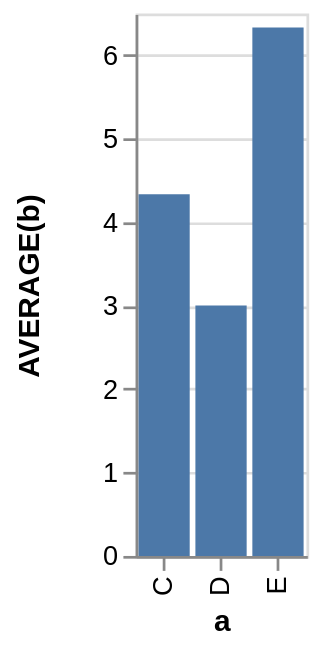

Describe this chart as a Vega-Lite specification.
### Vega specification from a JSON file in a GitHub repository (floating-point values rounded to 4 significant figures)
{"$schema": "https://vega.github.io/schema/vega/v3.0.json", "autosize": "pad", "padding": 5, "height": 200, "style": "cell", "data": [{"name": "source_0", "values": [{"a": "C", "b": 2}, {"a": "C", "b": 7}, {"a": "C", "b": 4}, {"a": "D", "b": 1}, {"a": "D", "b": 2}, {"a": "D", "b": 6}, {"a": "E", "b": 8}, {"a": "E", "b": 4}, {"a": "E", "b": 7}]}, {"name": "data_0", "source": "source_0", "transform": [{"type": "formula", "expr": "toNumber(datum[\"b\"])", "as": "b"}, {"type": "aggregate", "groupby": ["a"], "ops": ["average"], "fields": ["b"], "as": ["average_b"]}]}], "signals": [{"name": "x_step", "value": 21}, {"name": "width", "update": "bandspace(domain('x').length, 0.1, 0.05) * x_step"}], "marks": [{"name": "marks", "type": "rect", "style": ["bar"], "from": {"data": "data_0"}, "encode": {"update": {"x": {"scale": "x", "field": "a"}, "width": {"scale": "x", "band": true}, "y": {"scale": "y", "field": "average_b"}, "y2": {"scale": "y", "value": 0}, "fill": {"value": "#4c78a8"}}}}], "scales": [{"name": "x", "type": "band", "domain": {"data": "data_0", "field": "a", "sort": true}, "range": {"step": {"signal": "x_step"}}, "paddingInner": 0.1, "paddingOuter": 0.05}, {"name": "y", "type": "linear", "domain": {"data": "data_0", "field": "average_b"}, "range": [{"signal": "height"}, 0], "nice": true, "zero": true}], "axes": [{"scale": "x", "orient": "bottom", "title": "a", "zindex": 1, "encode": {"labels": {"update": {"angle": {"value": 270}, "align": {"value": "right"}, "baseline": {"value": "middle"}}}}}, {"scale": "y", "orient": "left", "labelOverlap": true, "tickCount": {"signal": "ceil(height/40)"}, "title": "AVERAGE(b)", "zindex": 1}, {"scale": "y", "orient": "left", "domain": false, "grid": true, "labels": false, "maxExtent": 0, "minExtent": 0, "tickCount": {"signal": "ceil(height/40)"}, "ticks": false, "zindex": 0, "gridScale": "x"}], "config": {"axis": {"labelBound": 21}, "axisY": {"minExtent": 30}}}
